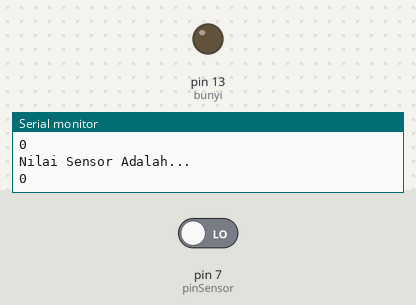
A sketch run on a simulated Arduino Uno, built with avr-gcc and run on an emulated ATmega328P. Parts: output pins drawn as LEDs (lit = HIGH), the last lines printed to the serial monitor. Inputs (shaded band) come from the test bench; at power-on: pin 7 (pinSensor) LOW.

Above: at 1.2 s.
1.3 s: pin 7 (pinSensor) driven HIGH
At 2.1 s:
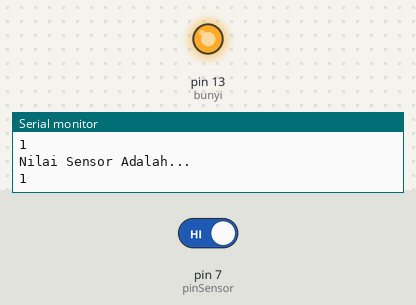
2.8 s: pin 7 (pinSensor) driven LOW
At 3.4 s:
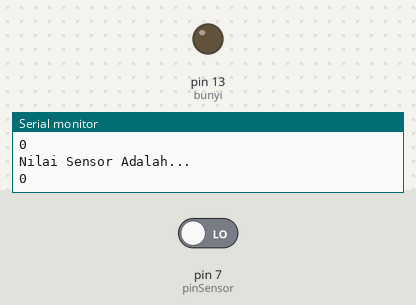
Timing chart, 0 to 5.8 s (numbered marks = the images above; inputs shaded):
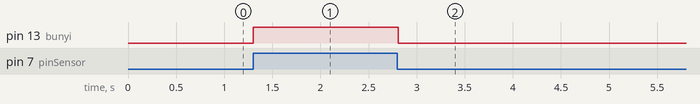

The sketch:

HC-05.ino
```cpp
int nilaiSensor;
int pinSensor;
int bunyi;
void setup() {
  // put your setup code here, to run once:
  pinSensor=7;
  bunyi=13;
  Serial.begin(9600);
  pinMode(pinSensor, INPUT);
  pinMode(bunyi, OUTPUT);
}

void loop() {
  // put your main code here, to run repeatedly:
  //Serial.println("Hallen");
  if (digitalRead(pinSensor)==HIGH)
  {
    nilaiSensor=1;
    digitalWrite(bunyi, HIGH);
  }
  if (digitalRead(pinSensor)==LOW)
  {
    nilaiSensor=0;
    digitalWrite(bunyi, LOW);
    }
  Serial.println("Nilai Sensor Adalah...");
  Serial.println(nilaiSensor);
  delay(100);

}
```

Measured:
- after the input at 1.3 s, pin 13 (bunyi): LOW → HIGH at once
- after the input at 2.8 s, pin 13 (bunyi): HIGH → LOW at once
